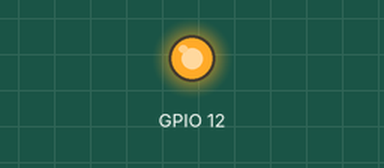
Simulated run of this program. Board: Raspberry Pi (BCM pin numbers). Parts: output pins drawn as LEDs (lit = HIGH). At 0.9 s the program stops and its outputs stay as they are.

Above: at 0.1 s.
At 0.8 s:
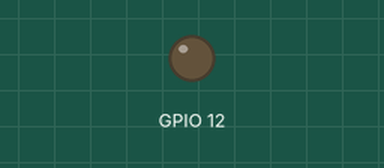
Timing chart, 0 to 2.3 s (numbered marks = the images above):
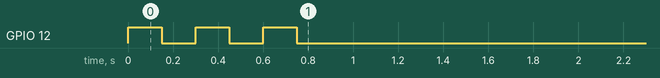

The program:

ledPython25Blink.py
```python
# -------------------------------------------------------------
# ledPython25.py
# Key-point: we can manage a Led connected on the GPIO pin 25
# using the python language.
#	sudo python ledPython25.py
# -------------------------------------------------------------
import RPi.GPIO as GPIO
import time

'''
----------------------------------
CONFIGURATION
----------------------------------
'''
GPIO.setmode(GPIO.BCM)
GPIO.setup(12,GPIO.OUT)

'''
----------------------------------
main activity
----------------------------------
'''
#while True:
for i in range(1, 4):
    GPIO.output(12,GPIO.HIGH)
    time.sleep(0.15)
    GPIO.output(12,GPIO.LOW)
    time.sleep(0.15)
    
```
